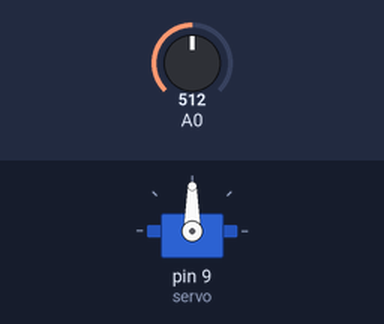
A sketch run on a simulated Arduino Uno, built with avr-gcc and run on an emulated ATmega328P. Shown: servo. The test bench sets the inputs (shaded band); at power-on: A0 = 512. What the sketch prints to the serial monitor is not drawn.

Above: at 1.2 s.
1.3 s: A0 set to 716
At 1.9 s:
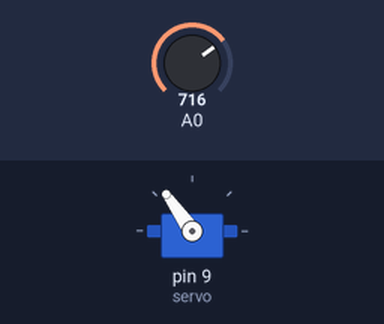
2.8 s: A0 set to 900
At 3.1 s:
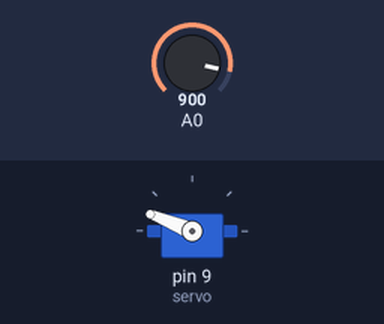
4.3 s: A0 set to 1023
At 5.4 s:
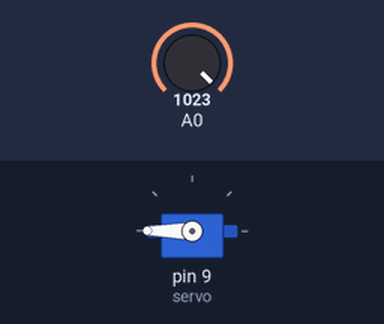
5.8 s: A0 set to 306
At 6.6 s:
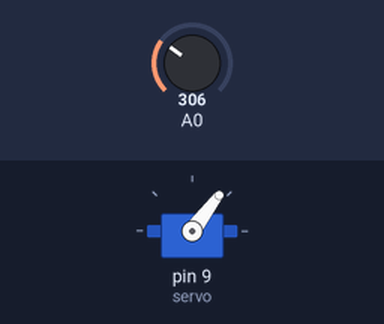
7.3 s: A0 set to 122
At 7.6 s:
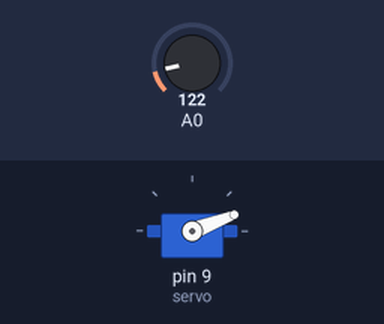
8.8 s: A0 set to 0
At 9.9 s:
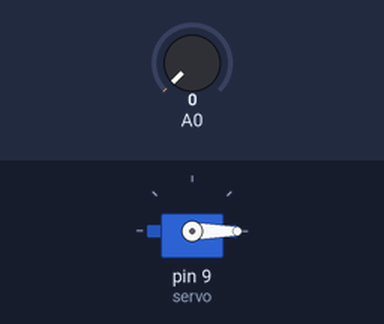
Timing chart, 0 to 11.3 s (numbered marks = the images above; inputs shaded):
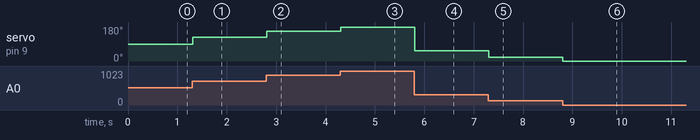

Measured:
- after the input at 1.3 s, servo on pin 9 (servo): 90° → 125° at once
- after the input at 2.8 s, servo on pin 9 (servo): 125° → 158° at once
- after the input at 4.3 s, servo on pin 9 (servo): 158° → 180° at once
- after the input at 5.8 s, servo on pin 9 (servo): 180° → 53° at once
- after the input at 7.3 s, servo on pin 9 (servo): 53° → 21° at once
- after the input at 8.8 s, servo on pin 9 (servo): 21° → 0° at once

The sketch:

lab6-2.ino
```cpp
// C++ code
//
#include <Servo.h>
Servo servo;
void setup()
{
  Serial.begin(9600);
  servo.attach(9);
}

void loop()
{
  int input = analogRead(A0);
  input = map(input,0,1023,0,180);
  Serial.println(input);
  servo.write(input);
}
```
